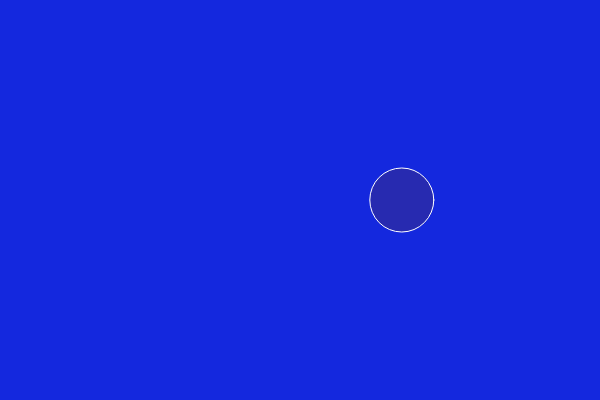
Frame 1 (no input)
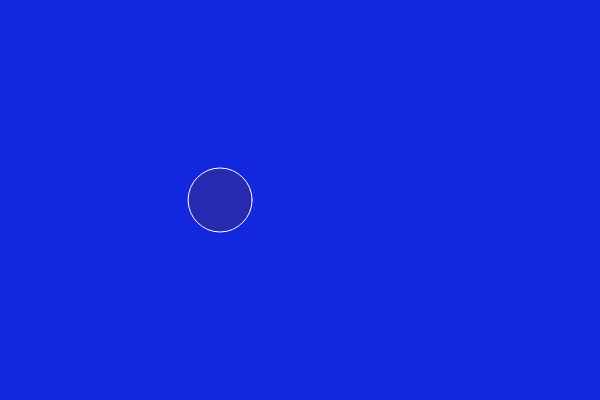
Frame 60 (no input)
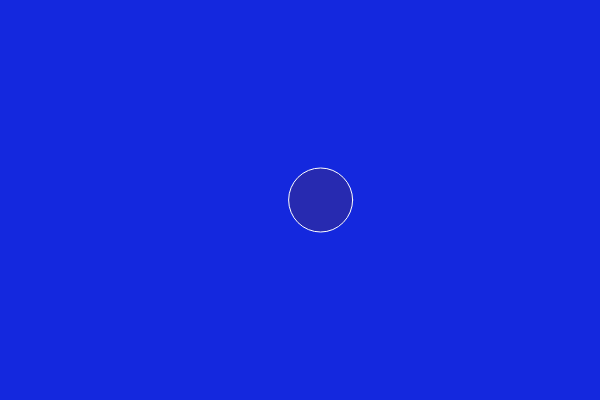
Frame 120 (the mouse pressed at the canvas centre since frame 60)

The p5.js sketch that drew these frames (run headless with seeded random() and noise() and a simulated clock; from frame 60 on, the mouse is pressed at the canvas centre):

// p5.js sketch
// ── sketch.js
var x_off = 0;

function setup() {
  createCanvas(600, 400);
}

function draw() {

  background(20, 40, 222);

  stroke(255);

  var x = map(noise(x_off), 0, 1, 0, width);
  var y = map(noise(x_off), 0, 1, 0, height);

  fill(54, 45, 145, 150);
  ellipse(x,200, 64, 64);

  x_off += 0.02;
}
